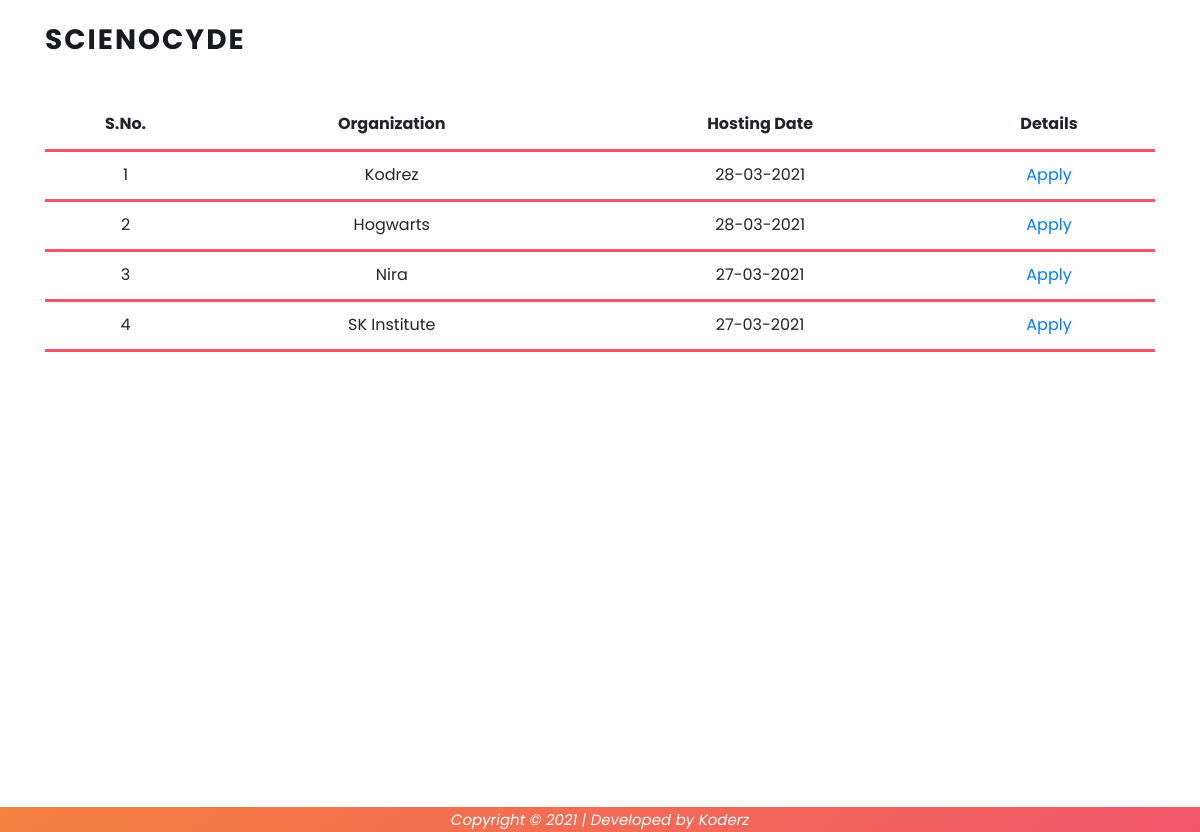
Screenshot of /core/detail/ with the database file from the repository.
### core/models.py (models this page shows, shortened)
class Host(models.Model):
    username = models.CharField(max_length=50, default="null")
    full_name = models.CharField(max_length=150)
    email = models.EmailField(max_length=100)
    org = models.CharField(max_length=200)
    type_org = models.CharField(max_length=100, default="School")
    designation = models.CharField(max_length=150)
    phone = models.PositiveIntegerField()
    purpose = models.TextField()
    detail = models.TextField()
    theme = models.CharField(max_length=250)
    guidelines = models.TextField()
    elig_cri = models.TextField()
    last_sub = models.DateField(
        auto_now=False, auto_now_add=False, default=datetime.date.today
    )
    date = models.DateTimeField(auto_now_add=True)
    class Meta:
        ordering = ["-date"]

### core/views.py (the view)
# urls.py: path("detail/", detail, name="detail"),
def detail(request):
    template_name = "core/detail.html"
    hosts = Host.objects.all()
    context = {"hosts": hosts}
    return render(request, template_name, context)

### templates/core/detail.html (shortened to what this page needs)
{% extends 'base.html' %} {% load static %}  {% block body %}
<section class="section" id="about">
  <div class="container">
    <table style="width: 100%">
      <tr>
        <th>S.No.</th>
        <th>Organization</th>
        <th>Hosting Date</th>
        <th>Details</th>
      </tr>
      {% for host in hosts %}
      <tr>
        <td>{{ forloop.counter }}</td>
        <td>{{ host.org }}</td>
        <td>{{ host.date|date:"d-m-Y" }}</td>
        <td><a href="{% url 'applyto' host.id %}">Apply</a></td>
      </tr>
      {% endfor %}
    </table>
  </div>
</section>
{% endblock %} {% block extra_js %} {% endblock %}

### static_files/css/templatemo-lava.css (style rules this page uses)
html, body, div, span, applet, object, iframe, h1, h2, h3, h4, h5, h6, p, blockquote, div pre, a, abbr, acronym, address, big, cite, code, del, dfn, em, font, img, ins, kbd, q, s, samp, small, strike, strong, sub, sup, tt, var, b, u, i, center, dl, dt, dd, ol, ul, li, figure, header, nav, section, article, aside, footer, figcaption { margin: 0; padding: 0; border: 0; outline: 0; }
header, nav, section, article, aside, footer, hgroup { display: block; }
* { box-sizing: border-box; }
html, body { font-family: 'Poppins', sans-serif; font-weight: 400; background-color: #fff; font-size: 16px; -ms-text-size-adjust: 100%; -webkit-font-smoothing: antialiased; -moz-osx-font-smoothing: grayscale; }
a { text-decoration: none !important; }
html, body { background: #fff; font-family: 'Poppins', sans-serif; }
#about { padding: 100px 0px; position: relative; z-index: 9; }

### templates/core/detail.html (style rules this page uses)
th, td { border-bottom: 3px solid rgba(241, 85, 106, 1); border-collapse: collapse; text-align: center; padding: 5px; height: 50px; }

### rows the page displays
Host: org "Kodrez", date "28-03-2021"
Host: org "Hogwarts", date "28-03-2021"
Host: org "Nira", date "27-03-2021"
Host: org "SK Institute", date "27-03-2021"
